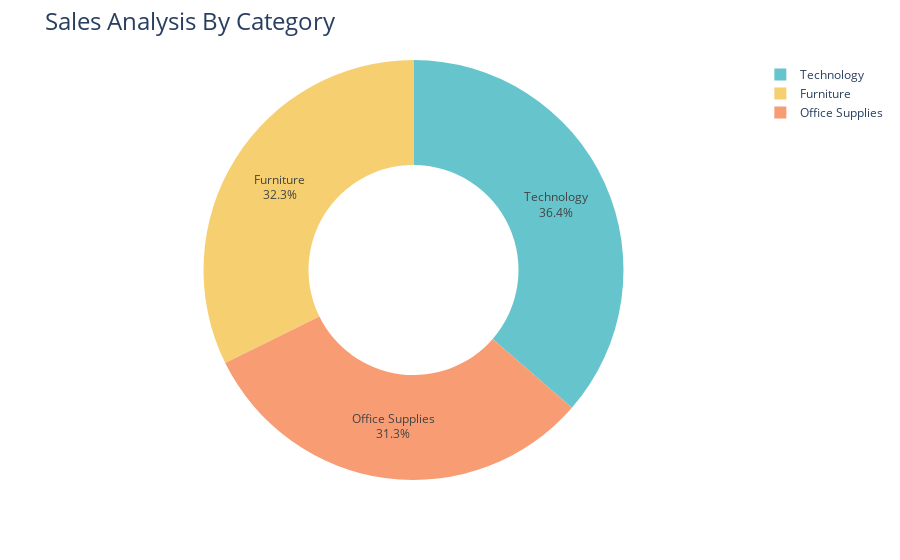

The notebook cell this image was saved under:
### Code cell
fig = px.pie(sale_by_category,
            values = "Sales",
            names = "Category",
            hole = 0.5, # giving a hole in the middile of the graph
            color_discrete_sequence=px.colors.qualitative.Pastel) # giving different colors

fig.update_traces(textposition = "inside",textinfo = "percent+label") # giving text position and giving label into percentage
fig.update_layout(title_text = "Sales Analysis By Category",title_font = dict(size = 24)) # giving title and font size
fig.show()

### Figure 1 — Plotly figure (JSON) as saved in the notebook; plotly's stock layout.template omitted (floating-point values rounded to 4 significant figures)
{"data": [{"domain": {"x": [0, 1], "y": [0, 1]}, "hole": 0.5, "hovertemplate": "Category=%{label}<br>Sales=%{value}<extra></extra>", "labels": ["Furniture", "Office Supplies", "Technology"], "legendgroup": "", "name": "", "showlegend": true, "textinfo": "percent+label", "textposition": "inside", "type": "pie", "values": [742000.0, 719000.0, 836200.0]}], "layout": {"legend": {"tracegroupgap": 0}, "margin": {"t": 60}, "piecolorway": ["rgb(102, 197, 204)", "rgb(246, 207, 113)", "rgb(248, 156, 116)", "rgb(220, 176, 242)", "rgb(135, 197, 95)", "rgb(158, 185, 243)", "rgb(254, 136, 177)", "rgb(201, 219, 116)", "rgb(139, 224, 164)", "rgb(180, 151, 231)", "rgb(179, 179, 179)"], "title": {"font": {"size": 24}, "text": "Sales Analysis By Category"}}}
